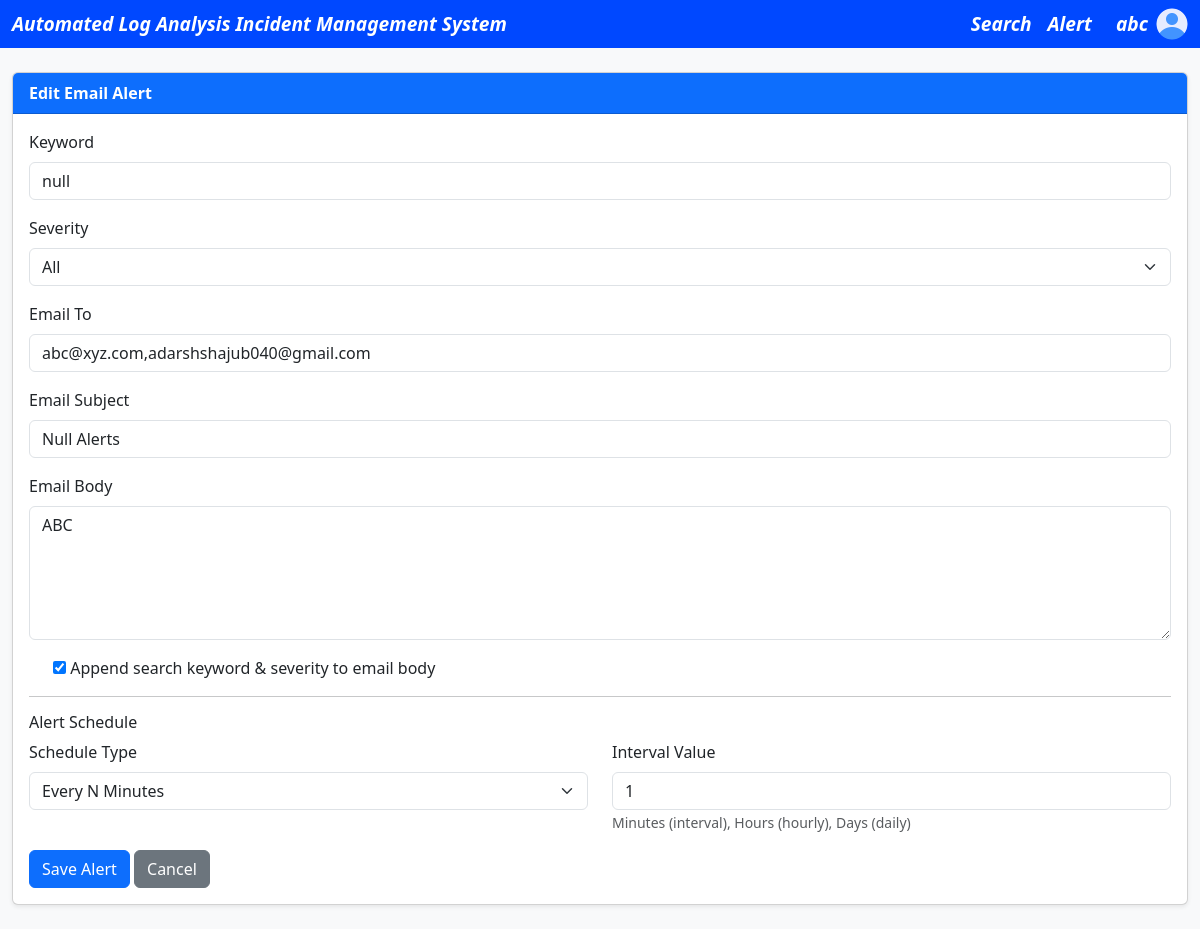
The page /alerts/edit/1 (signed in) on the database its author committed.
### tables this page shows
CREATE TABLE accounts (
            id INTEGER  PRIMARY KEY AUTOINCREMENT,
            username VARCHAR(50) NOT NULL,
            password VARCHAR(255) NOT NULL,
            email VARCHAR(100) NOT NULL
        );

CREATE TABLE alerts (
            id INTEGER PRIMARY KEY AUTOINCREMENT,
            keyword TEXT NOT NULL,
            severity TEXT,
            email_to TEXT NOT NULL,
            subject TEXT NOT NULL,
            enabled INTEGER DEFAULT 1,
            created_at TEXT DEFAULT CURRENT_TIMESTAMP,
            body TEXT,
            include_search INTEGER DEFAULT 1,
            last_triggered TEXT,
            schedule_type TEXT DEFAULT 'interval',
            schedule_value INTEGER DEFAULT 5
        );

### src/app.py (the view, shortened to what this page needs)
@app.route("/alerts/edit/<int:alert_id>", methods=["GET", "POST"])
@login_required
def edit_alert(alert_id):
    conn = get_db_connection()
    cursor = conn.cursor()
    cursor.execute("SELECT * FROM alerts WHERE id = ?", (alert_id,))
    alert = cursor.fetchone()
    conn.close()
    return render_template("alert_form.html", alert=alert)

### src/app.py (called while the page is built)
def get_db_connection():
    conn = sqlite3.connect(DB_PATH)
    conn.row_factory = sqlite3.Row
    return conn

@login_manager.user_loader
def load_user(user_id):
    conn = get_db_connection()
    c = conn.cursor()
    c.execute('SELECT id, username FROM accounts WHERE id = ?', (user_id,))
    account = c.fetchone()
    conn.close()
    if account:
        return User(id=account[0], username=account[1])
    return None

### src/templates/alert_form.html (shortened to what this page needs)
{% extends "base.html" %}
{% block content %}
    <div class="card shadow-sm">
        <div class="card-header bg-primary text-white">
            <strong>{{ 'Edit' if alert else 'Create' }} Email Alert</strong>
        </div>
        <div class="card-body">
            <form method="POST">
                <div class="mb-3">
                    <label class="form-label">Keyword</label>
                    <input type="text"
                           name="keyword"
                           class="form-control"
                           value="{{ alert.keyword if alert else keyword }}"
                           required>
                </div>
                <div class="mb-3">
                    <label class="form-label">Severity</label>
                    <select name="severity" class="form-select">
                        <option value="">All</option>
                    </select>
                </div>
                <div class="mb-3">
                    <label class="form-label">Email To</label>
                    <input type="text"
                           name="email_to"
                           class="form-control"
                           value="{{ alert.email_to if alert else '' }}"
                           placeholder="user1@mail.com,user2@mail.com"
                           required>
                </div>
                <div class="mb-3">
                    <label class="form-label">Email Subject</label>
                    <input type="text"
                           name="subject"
                           class="form-control"
                           value="{{ alert.subject if alert else '' }}"
                           required>
                </div>
                <div class="mb-3">
                    <label class="form-label">Email Body</label>
                    <textarea name="body"
                              rows="5"
                              class="form-control"
                              placeholder="Write the email body here...">{{ alert.body if alert else '' }}</textarea>
                </div>
                <div class="form-check mb-3">
                    <input class="orm-check-input"
                           type="checkbox"
                           name="include_search"
                           value="1"
                           {% if alert is none or alert.include_search %}checked{% endif %}>
                    <label class="form-check-label">Append search keyword & severity to email body</label>
                </div>
                <hr>
                <h6>Alert Schedule</h6>
                <div class="row">
                    <div class="col-md-6 mb-3">
                        <label class="form-label">Schedule Type</label>
                        <select name="schedule_type" class="form-select">
                            <option value="interval"
                                    {% if alert and alert.schedule_type == 'interval' %}selected{% endif %}>
                                Every N Minutes
                            </option>
                        </select>
                    </div>
                    <div class="col-md-6 mb-3">
                        <label class="form-label">Interval Value</label>
                        <input type="number"
                               min="1"
                               name="schedule_value"
                               class="form-control"
                               value="{{ alert.schedule_value if alert else 5 }}">
                        <small class="text-muted">Minutes (interval), Hours (hourly), Days (daily)</small>
                    </div>
                </div>
                <button type="submit" class="btn btn-primary">Save Alert</button>
                <a href="{{ url_for("alerts") }}" class="btn btn-secondary">Cancel</a>
            </form>
        </div>
    </div>
{% endblock %}

### src/templates/base.html (shortened to what this page needs)
<!DOCTYPE html>
<html lang="en">
<head>
    <link
        href="https://cdn.jsdelivr.net/npm/bootstrap@5.3.2/dist/css/bootstrap.min.css"
        rel="stylesheet"
    >
    <link
        href="https://cdnjs.cloudflare.com/ajax/libs/font-awesome/6.4.0/css/all.min.css"
        rel="stylesheet"
    >
</head>
<body class="bg-light">
<header class="topbar">
    <div class="container-xxl d-flex align-items-center justify-content-between py-2">
        <div class="d-flex align-items-center">
            <a href="{{ url_for('home') }}">
                Automated Log Analysis Incident Management System
            </a>
        </div>
        <div class="d-flex align-items-center gap-4">
            <div class="d-flex gap-3">
                <a href="{{ url_for('search') }}">Search</a>
                <a href="{{ url_for('alerts') }}">Alert</a>
            </div>
            {% if current_user.is_authenticated %}
            <div class="dropdown">
                <a
                    class="d-flex align-items-center gap-2 text-decoration-none"
                    href="#"
                    id="userMenu"
                    data-bs-toggle="dropdown"
                    aria-expanded="false"
                >
                    <span>
                        {{ current_user.username }}
                    </span>
                    <img
                        src="{{ url_for('static', filename='user.png') }}"
                        alt="avatar"
                        class="rounded-circle"
                        width="32"
                        height="32"
                    >
                </a>
            </div>
            {% endif %}
        </div>
    </div>
</header>
<main class="container-xxl my-4">
    {% block content %}{% endblock %}
</main>
</body>
</html>

### src/templates/base.html (style rules this page uses)
.topbar { background-color: #0048ff; }
.topbar a { color: #FFFFFF; font-style: oblique; font-weight: bold; font-size: larger; text-decoration: none; }

### rows shown on the page
accounts: username "abc"
alerts: keyword "null", email_to "abc@xyz.com,adarshshajub040@gmail.com", subject "Null Alerts", body "ABC", include_search "☑", schedule_type "Every N Minutes", schedule_value "1"

### other values the page prints
{{ 'Edit' if alert else 'Create' }} "Edit"
